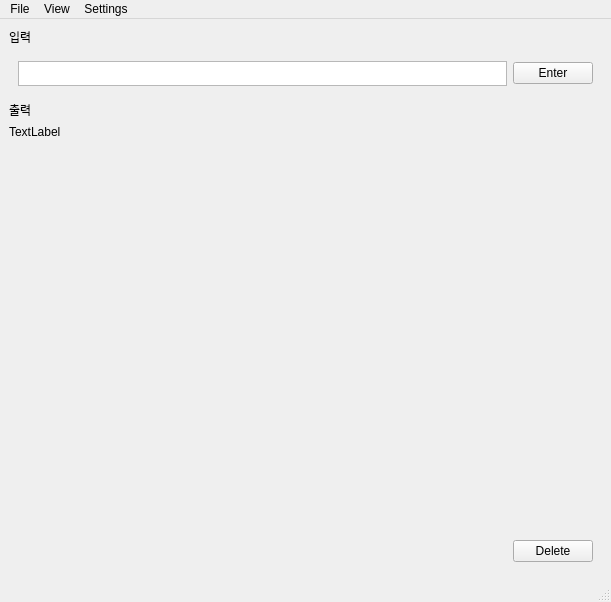
<?xml version="1.0" encoding="UTF-8"?>
<ui version="4.0">
 <class>MainWindow</class>
 <widget class="QMainWindow" name="MainWindow">
  <property name="geometry">
   <rect>
    <x>0</x>
    <y>0</y>
    <width>611</width>
    <height>544</height>
   </rect>
  </property>
  <property name="windowTitle">
   <string>MainWindow</string>
  </property>
  <widget class="QWidget" name="centralwidget">
   <layout class="QVBoxLayout" name="verticalLayout">
    <item>
     <widget class="QLabel" name="label">
      <property name="maximumSize">
       <size>
        <width>16777215</width>
        <height>25</height>
       </size>
      </property>
      <property name="text">
       <string>입력</string>
      </property>
     </widget>
    </item>
    <item>
     <widget class="QWidget" name="widget" native="true">
      <property name="maximumSize">
       <size>
        <width>16777215</width>
        <height>60</height>
       </size>
      </property>
      <layout class="QHBoxLayout" name="horizontalLayout">
       <item>
        <widget class="QTextEdit" name="textEdit">
         <property name="maximumSize">
          <size>
           <width>16777215</width>
           <height>25</height>
          </size>
         </property>
        </widget>
       </item>
       <item>
        <widget class="QPushButton" name="pushButton">
         <property name="maximumSize">
          <size>
           <width>100</width>
           <height>16777215</height>
          </size>
         </property>
         <property name="text">
          <string>Enter</string>
         </property>
        </widget>
       </item>
      </layout>
     </widget>
    </item>
    <item>
     <widget class="QLabel" name="label_3">
      <property name="maximumSize">
       <size>
        <width>16777215</width>
        <height>25</height>
       </size>
      </property>
      <property name="text">
       <string>출력</string>
      </property>
     </widget>
    </item>
    <item>
     <widget class="QLabel" name="label_2">
      <property name="minimumSize">
       <size>
        <width>0</width>
        <height>400</height>
       </size>
      </property>
      <property name="text">
       <string>TextLabel</string>
      </property>
      <property name="alignment">
       <set>Qt::AlignLeading|Qt::AlignLeft|Qt::AlignTop</set>
      </property>
     </widget>
    </item>
    <item alignment="Qt::AlignRight">
     <widget class="QWidget" name="widget_2" native="true">
      <property name="maximumSize">
       <size>
        <width>16777215</width>
        <height>50</height>
       </size>
      </property>
      <layout class="QHBoxLayout" name="horizontalLayout_2">
       <item>
        <widget class="QPushButton" name="pushButton_2">
         <property name="maximumSize">
          <size>
           <width>100</width>
           <height>16777215</height>
          </size>
         </property>
         <property name="text">
          <string>Delete</string>
         </property>
        </widget>
       </item>
      </layout>
     </widget>
    </item>
   </layout>
  </widget>
  <widget class="QMenuBar" name="menubar">
   <property name="geometry">
    <rect>
     <x>0</x>
     <y>0</y>
     <width>611</width>
     <height>21</height>
    </rect>
   </property>
   <widget class="QMenu" name="menuFile">
    <property name="title">
     <string>File</string>
    </property>
   </widget>
   <widget class="QMenu" name="menuView">
    <property name="title">
     <string>View</string>
    </property>
   </widget>
   <widget class="QMenu" name="menuSettings">
    <property name="title">
     <string>Settings</string>
    </property>
   </widget>
   <addaction name="menuFile"/>
   <addaction name="menuView"/>
   <addaction name="menuSettings"/>
  </widget>
  <widget class="QStatusBar" name="statusbar"/>
 </widget>
 <resources/>
 <connections/>
</ui>
